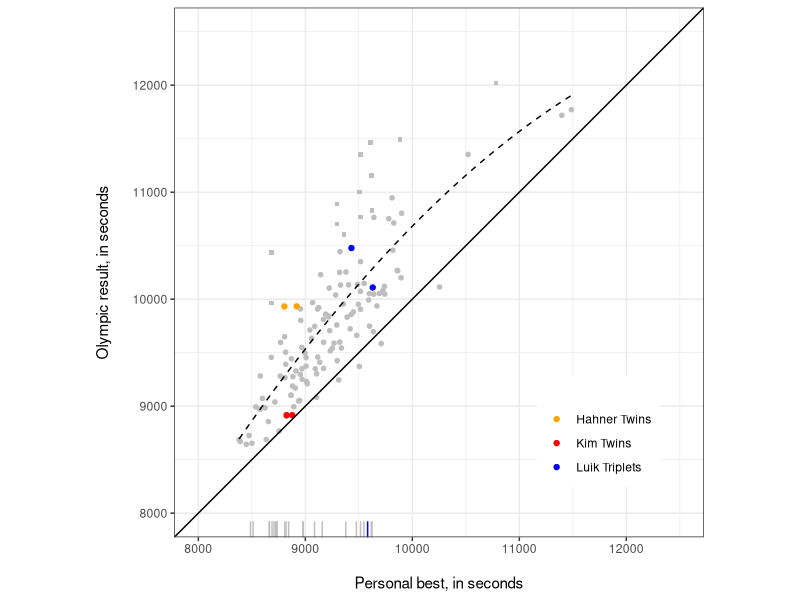
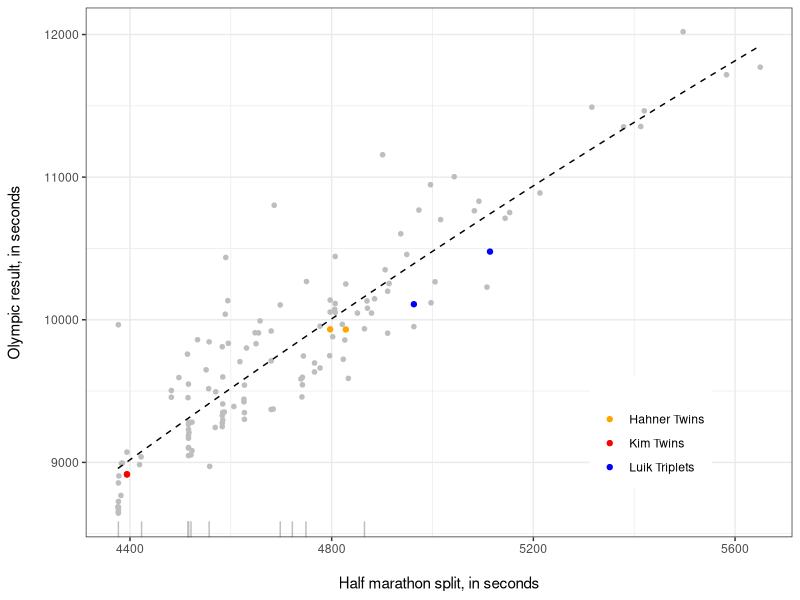
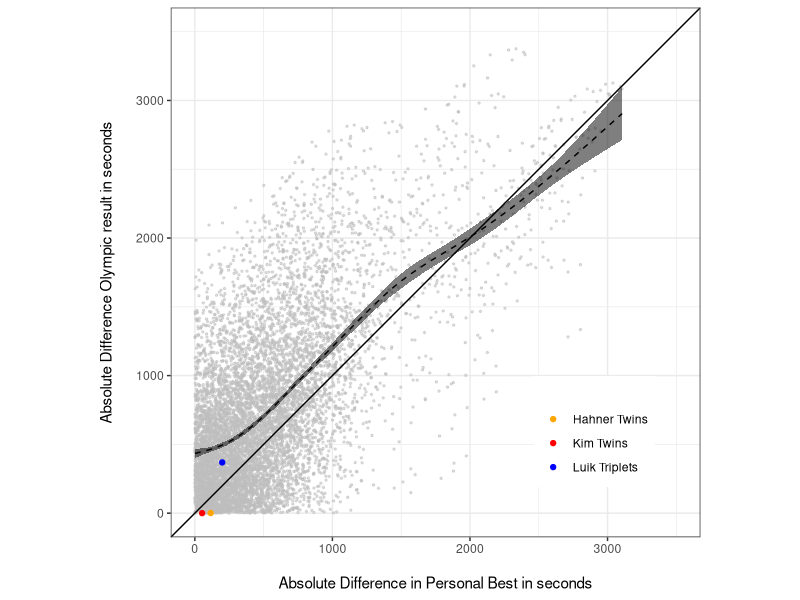
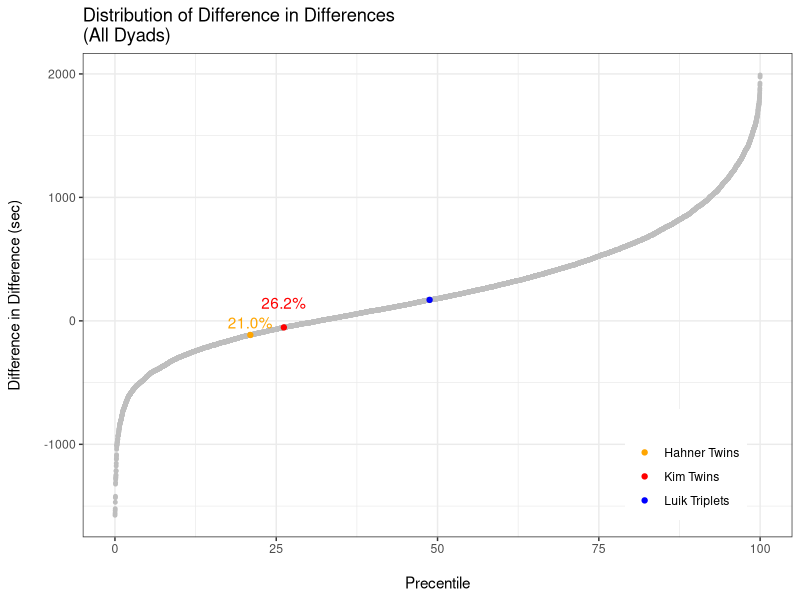
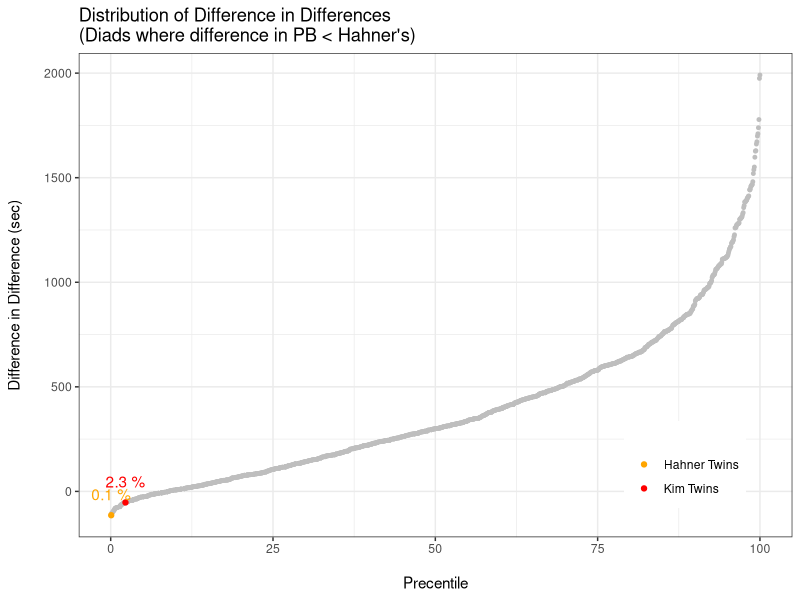
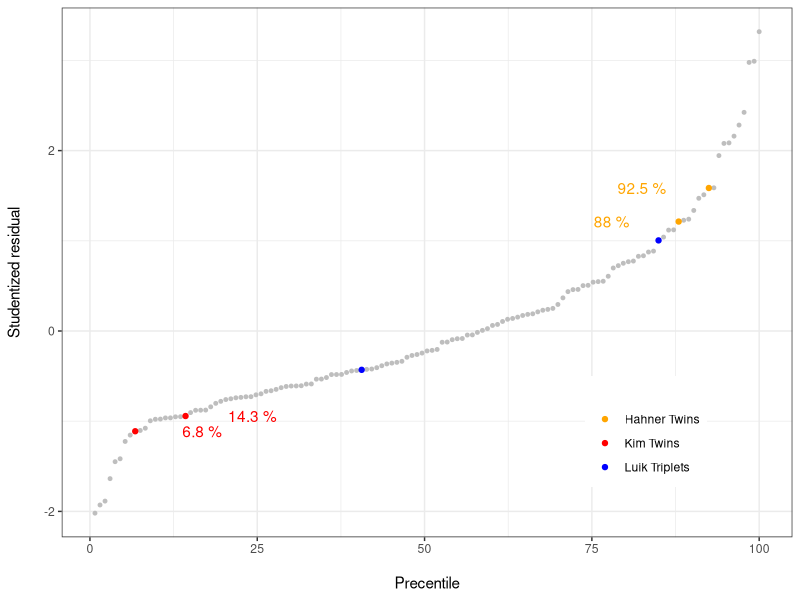
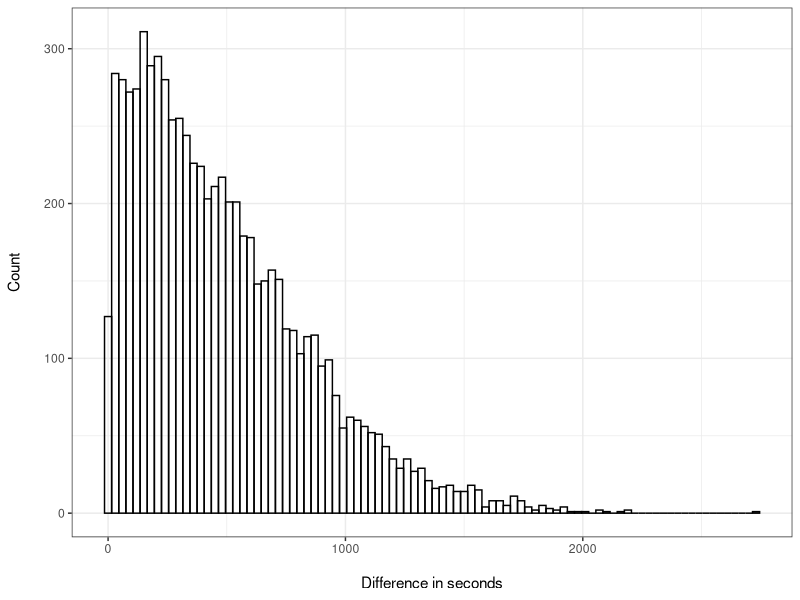
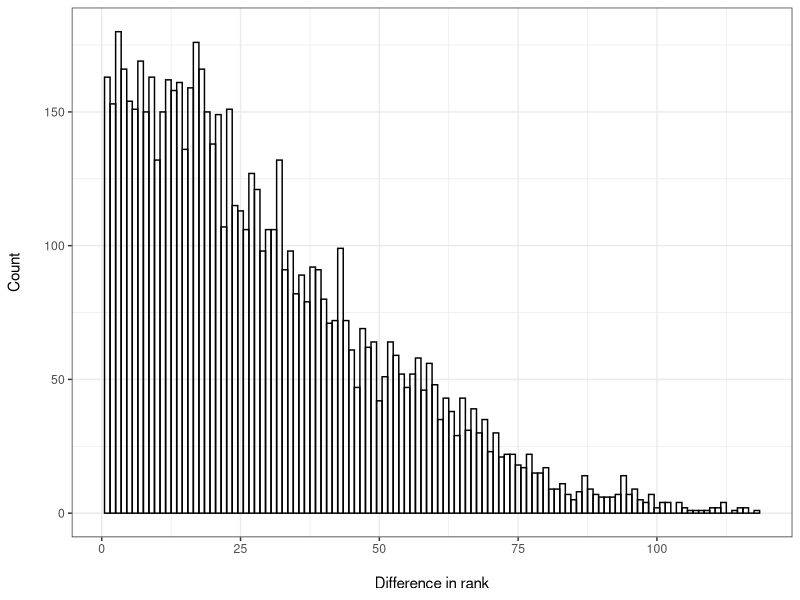

Recreate these plots in R, in order.
library(MASS)
library(tidyverse)
library(lubridate)
library(stringr)
df <- read.csv("data/times.csv", stringsAsFactors = FALSE) %>% tbl_df()

# Remove Irvette Van Zyl, since she did not start the race due to
# injury.  Her bib number is 1172.
df <- df[df$BIB != 1172,]

# Remove slowest PBs with the assumption that these are different
# df <- df[df$PB < 10000,]

## add indicator for finishing at least 19 minutes slower than PB
df <- df %>% mutate(slower19 = (FINAL - PB) / 60 >= 19)

pdf("plots/scatter_plot.pdf", height = 5,  width = 5)
ggplot(aes(y=FINAL, x=PB), data = df) + 
    geom_point(size = 1.25, colour = "gray", aes(shape = slower19)) +
    geom_point(data = df[!is.na(df$TWINS),], aes(col = TWINS)) +
    geom_smooth(method = "lm", formula = y ~ x + I(x^2), colour = "black", alpha = .5, size = .5, linetype = "dashed", fill = "black", se = FALSE) + 
    geom_abline(intercept = 0, slope =1) +
    geom_rug(data = df[is.na(df$FINAL),], aes(x = PB), colour = "gray") +
    geom_rug(data = df[is.na(df$FINAL) & df$TWINS == "Luik Triplets",], aes(x = PB), colour = "blue") +
    coord_fixed(xlim = c(8000,12500), ylim = c(8000, 12500)) +
    ylab("Olympic result, in seconds\n") + 
    xlab("\nPersonal best, in seconds") + 
    ##  ggtitle("Distribution of Y | X") +
    scale_color_manual(values = c("orange", "red", "blue", "gray"), name = "") +
    scale_shape_manual(values = c(19, 15), guide = FALSE) +
    theme_bw() +
    theme(legend.position = c(.8,.2))
dev.off()




## make scatter plot for half marathon split
pdf("plots/scatter_plot_half.pdf", height = 5,  width = 5)
df2use <- filter(df, !is.na(SPLIT_HALF))
ggplot(aes(y = FINAL, x = SPLIT_HALF), data = df2use) +
    geom_point(size = 1.25, colour = "gray") + 
    geom_point(data = df2use[!is.na(df2use$TWINS),], aes( col = TWINS)) +
    geom_smooth(method = "lm", formula = y ~ x + I(x^2), colour = "black", alpha = .5, size = .5, linetype = "dashed", fill = "black", se = FALSE) + 
    ## geom_abline(intercept = 0, slope = 1) +
    geom_rug(data = df2use[is.na(df2use$FINAL),], aes(x = SPLIT_HALF), colour = "gray") +
    geom_rug(data = df2use[is.na(df2use$FINAL) & df2use$TWINS == "Luik Triplets",], aes(x = PB), colour = "blue") +
    ##    coord_fixed(xlim = c(4000, 6000), ylim = c(8500, 12500)) +
    ylab("Olympic result, in seconds\n") + 
    xlab("\nHalf marathon split, in seconds") + 
    ##  ggtitle("Distribution of Y | X") +
    scale_color_manual(values = c("orange", "red", "blue", "gray"), name = "") +
    theme_bw() +
    theme(legend.position = c(0.8, 0.2))
dev.off()



nms <- df$ATHLETE
pb <- df$PB
result <- df$FINAL
rank <- min_rank(df$FINAL)
name_i <- vector()
name_j <- vector()
pb_diff <- vector()
result_diff <- vector()
consecutive <- vector()
k = 1
a = 1
for(i in 1:length(pb)){
  for(j in a:length(result)){
    name_i[k] = nms[i]
    name_j[k] = nms[j]
    pb_diff[k] = pb[i] - pb[j]
    result_diff[k] = result[i] - result[j]
    consecutive[k] = ifelse(abs(rank[i] - rank[j]) == 1, T, F) 
    k = k + 1
  }
  a = a + 1 
}


df2 <- data_frame(name_i, name_j, pb_diff, result_diff, diff_in_diff = abs(result_diff) - abs(pb_diff), consecutive)

df2$twins <- ifelse(df2$name_i == "Anna Hahner" & df2$name_j == "Lisa Hahner", "Hahner Twins",
                    ifelse(df2$name_i == "Hye-Gyong Kim" & df2$name_j == "Hye-Song Kim", "Kim Twins",
                           ifelse(df2$name_i == "Leila Luik" & df2$name_j == "Lily Luik", "Luik Triplets", NA)))


df2b <- df2 %>% filter(name_i != name_j, !is.na(diff_in_diff)) %>% arrange(diff_in_diff)

pdf("plots/diff_in_diff_scatter_plot.pdf", height = 5,  width = 5)
ggplot(aes(y=abs(result_diff), x=abs(pb_diff)), data = df2b) + 
  geom_point(size = .5, colour = "gray", alpha = .5) + 
  geom_point(data = df2b[!is.na(df2b$twins),], aes( col = twins)) +
  geom_smooth( colour = "black", alpha = .5, size = .5, linetype = "dashed", fill = "black") + 
  geom_abline(intercept = 0, slope =1) +
  #geom_rug(data = df[is.na(df$FINAL),], aes(x = PB), colour = "gray") +
  #geom_rug(data = df[is.na(df$FINAL) & df$TWINS == "Luik Triplets",], aes(x = PB), colour = "blue") +
  coord_fixed(xlim = c(0,3500), ylim = c(0,3500)) +
  ylab("Absolute Difference Olympic result in seconds\n") + 
  xlab("\nAbsolute Difference in Personal Best in seconds") + 
  #ggtitle("Among all dyadic combinations") +
  scale_color_manual(values = c("orange", "red", "blue", "gray"), name = "") +
  theme_bw() +
  theme(legend.position = c(.8,.2))
dev.off()


pdf("plots/diff_in_diff_1.pdf", height = 5, width = 5)
df2b <- df2b %>% mutate(PERCENTILE = cume_dist(diff_in_diff)*100 )
ggplot(df2b, aes(PERCENTILE,diff_in_diff)) + 
  geom_point(size = 1, colour = "gray") + 
  geom_point(data = na.omit(df2b), aes( col = twins)) + 
  geom_text(data = df2b[df2b$twins == "Hahner Twins",], aes(label =  paste0(formatC(round(PERCENTILE,1), format = "f", flag = "0", digits = 1 ), "%")), nudge_y = 100, colour = "orange") +
  geom_text(data = df2b[df2b$twins == "Kim Twins",], aes(label = paste0(formatC(round(PERCENTILE,1), format = "f", flag = "0", digits = 1 ), "%")), nudge_y = 200, colour = "red") +
  ggtitle("Distribution of Difference in Differences\n(All Dyads)") +
  ylab("Difference in Difference (sec)\n") +
  xlab("\nPrecentile") + 
  scale_color_manual(values = c("orange", "red", "blue", "gray"), name = "") +
  theme_bw() +
  theme(legend.position = c(.85,.15))
dev.off()

pdf("plots/diff_in_diff_2.pdf", height = 5, width = 5)
h_diff <- df2b$pb_diff[df2b$twins == "Hahner Twins" & !is.na(df2b$twins)]
df2c <- df2b %>% filter(abs(pb_diff) <= abs(h_diff)) %>% mutate(PERCENTILE = cume_dist(diff_in_diff)*100 )
ggplot(df2c, aes(PERCENTILE,diff_in_diff)) + 
  geom_point(size = 1, colour = "gray") + 
  geom_point(data = na.omit(df2c), aes( col = twins)) + 
  geom_text(data = df2c[df2c$twins == "Hahner Twins",], aes(label = paste(round(PERCENTILE,1),"%")), nudge_y = 100, colour = "orange") +
  geom_text(data = df2c[df2c$twins == "Kim Twins",], aes(label = paste(round(PERCENTILE,1),"%")), nudge_y = 100, colour = "red") +
  ggtitle("Distribution of Difference in Differences\n(Diads where difference in PB < Hahner's)") +
  ylab("Difference in Difference (sec)\n") +
  xlab("\nPrecentile") + 
  scale_color_manual(values = c("orange", "red", "blue", "gray"), name = "") +
  theme_bw() +
  theme(legend.position = c(.85,.15))
dev.off()

# Plot Studentized Residuals

fit <- lm(FINAL ~ PB + I(PB^2), data = df)
dta <- data.frame( df[!is.na(df$FINAL), c("ATHLETE", "TWINS")], STUD_RESID =  rstudent(fit) )
dta <- arrange(dta, STUD_RESID)
dta <- dta %>% mutate(PERCENTILE = cume_dist(STUD_RESID)*100 )

pdf("plots/studentized_residuals.pdf", height = 5, width = 5)
ggplot(dta, aes(PERCENTILE,STUD_RESID)) + 
  geom_point(size = 1, colour = "gray") + 
  geom_point(data = na.omit(dta), aes( col = TWINS)) + 
  geom_text(data = dta[dta$TWINS == "Hahner Twins",], aes(label = paste(round(PERCENTILE,1),"%")), nudge_x = -10, colour = "orange") +
  geom_text(data = dta[dta$TWINS == "Kim Twins",], aes(label = paste(round(PERCENTILE,1),"%")), nudge_x = 10, colour = "red") +
##  ggtitle("Distribution of Studentized Residuals") +
  ylab("Studentized residual\n") +
  xlab("\nPrecentile") + 
  scale_color_manual(values = c("orange", "red", "blue", "gray"), name = "") +
  theme_bw() +
  theme(legend.position = c(.8,.2))
dev.off()

# Calculate the percent of runners who did not finish.
# (includes women who did not start)
dnf_rate <- sum(is.na(df$FINAL))/length(df$FINAL)

# Estimate linear relationship between personal best and marathon result, excluding twins.
m <- lm(FINAL ~ PB + I(PB^2), data = df[is.na(df$TWINS),])

# Store the total number of runners, N
N <- length(df$PB)

# Save the vector of personal bests
x <- df$PB

# Create data frame to capture simulation output
sim_df <- data_frame(ATHLETE = df$ATHLETE)

# Set seed
set.seed(14252345)

# Set total number of sims
total_sims <- 10000

# Begin simulation
for (i in 1:total_sims){
  
  # Determine whether each runner finishes given the dnf rate
  dnf <- sample(x = c(F,T), size = N, replace = T, prob = c(1-dnf_rate, dnf_rate) )
  
  # Draw each runner's result from a multivariate normal distribution with 
  # mean Beta and sigma equal to the variance-covariance of Beta
  # Draw an error term from a normal distibution with standard deviation equal 
  # to the standard deviation of the model residuals.
  B <- mvrnorm(n = 1, mu = coef(m), Sigma =  vcov(m))
  e <- rnorm(n = N, mean = 0, sd = summary(m)$sigma)
  
  # Remove the results of those that did not finish
  y_hat <- ifelse(dnf, NA, B[1] + x*B[2] + x^2*B[3] +  e )
  

  # Collect the results
  sim_df[[paste0(i)]] <- y_hat
  
}

sim_df <- sim_df %>% gather(SIM, YHAT, -ATHLETE, convert = T) %>% group_by(SIM) %>% mutate(RANK = min_rank(YHAT))


# Compare Anna to Lisa
#
anna <- df %>% filter(ATHLETE == "Anna Hahner")
anna_sim <- sim_df %>% filter(ATHLETE == "Anna Hahner")

lisa <- df %>% filter(ATHLETE == "Lisa Hahner")
lisa_sim <- sim_df %>% filter(ATHLETE == "Lisa Hahner")

hahner_dist <- abs(anna_sim$YHAT - lisa_sim$YHAT) <= abs(anna$FINAL - lisa$FINAL)
hahner_dist <- ifelse(is.na(hahner_dist), FALSE, hahner_dist)

hahner_rank <- abs(anna_sim$RANK - lisa_sim$RANK) <= 1
hahner_rank <- ifelse(is.na(hahner_rank), FALSE, hahner_rank)

pct_less_than_hahner <- sum(hahner_dist)/length(hahner_dist)
pct_consecutive_hahner <- sum(hahner_rank)/length(hahner_rank)

hahner_df <- data_frame(time_diff = abs(anna_sim$YHAT - lisa_sim$YHAT), rank_diff =  abs(anna_sim$RANK - lisa_sim$RANK))

pdf("plots/simulated_time.pdf", height = 5, width = 5)
ggplot(hahner_df, aes(time_diff)) + 
  geom_histogram(binwidth = 30, colour = "black", fill = NA) +
  xlab("\nDifference in seconds") +
  ylab("Count\n") +
#  ggtitle("\nSimulated final time") +
  theme_bw()
dev.off()

pdf("plots/simulated_rank.pdf", height = 5, width = 5)
ggplot(hahner_df, aes(rank_diff)) + 
  geom_histogram(binwidth = 1, colour = "black", fill = NA) +
  xlab("\nDifference in rank") +
  ylab("Count\n") +
#  ggtitle("\nSimulated final rank") +
  theme_bw()
dev.off()


# Compare Gyong to Song
#
gyong_sim <- sim_df %>% filter(ATHLETE == "Hye-Gyong Kim")
gyong <- df %>% filter(ATHLETE == "Hye-Gyong Kim")

song_sim <-  sim_df %>% filter(ATHLETE == "Hye-Song Kim")
song <-  df %>% filter(ATHLETE == "Hye-Song Kim")

kim_dist <- abs(gyong_sim$YHAT - song_sim$YHAT) <= abs(gyong$FINAL - song$FINAL)
kim_dist <- ifelse(is.na(kim_dist), FALSE, kim_dist)

kim_rank <- abs(gyong_sim$RANK - song_sim$RANK) <= 1
kim_rank <- ifelse(is.na(kim_rank), FALSE, kim_rank)

pct_less_than_kim <- sum(kim_rank)/length(kim_rank)
pct_consecutive_kim <- sum(kim_rank)/length(kim_rank)

pct_consecutive_hahner_and_kim <- sum(hahner_rank & kim_rank)/length(hahner_rank & kim_rank)

# Calculate the percent of the races where the twins placed in consecutive order.

cat("The race was simulated", total_sims, "times.")
cat("The Hahner twins place consecutively in ", round(pct_consecutive_hahner*100, 2), "% of the simulations.", sep = "")
cat("The Kim twins place consecutively in ", round(pct_consecutive_kim*100, 2), "% of the simulations.", sep = "")
cat("Both the Hahner and Kim twins place consecutively in ", round(pct_consecutive_hahner_and_kim*100, 2), "% of the simulations.", sep = "")




# time <- c("SPLIT_5K", "SPLIT_10K","SPLIT_15K", "SPLIT_20K", "SPLIT_HALF", "SPLIT_25K", "SPLIT_30K", "SPLIT_35K", "SPLIT_40K", "FINAL")
# dist <- c(5, 10, 15, 20, 42.195/2, 25, 30, 35, 40, 42.195)
# td <- data.frame(time, dist, stringsAsFactors = F)
# df2 <- df %>% tbl_df %>% gather(time, value, SB:FINAL) %>% filter(str_detect(time, "SPLIT")) %>% left_join(td, by = "time")
# df2 <- df2 %>% group_by(time) %>% mutate(std_value = (value - mean(value, na.rm = T))/sd(value, na.rm = T) )
# ggplot(df2 %>% filter(!is.na(TWINS)), aes(dist, std_value, group = ATHLETE, colour = TWINS)) + geom_point()
